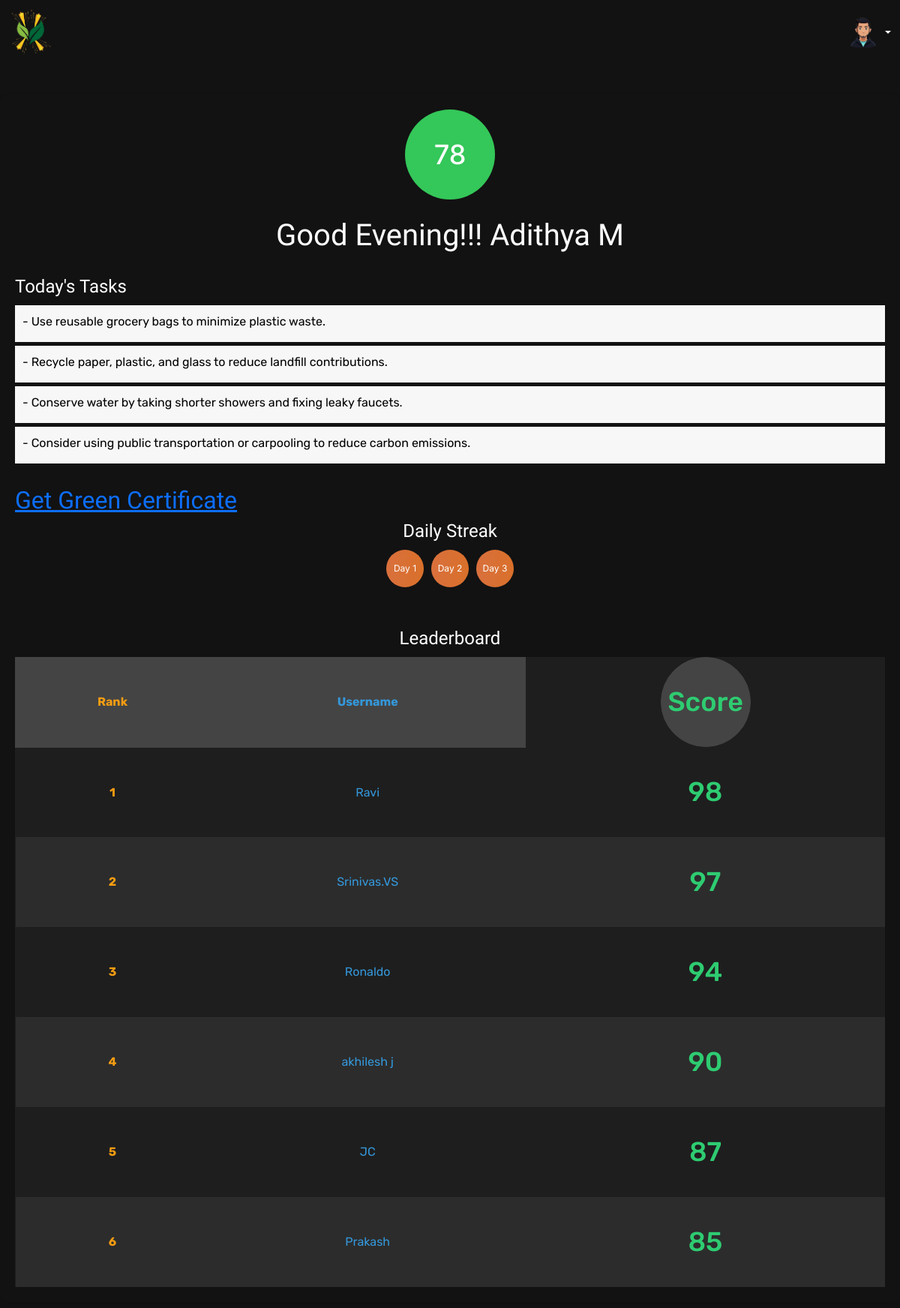
The page /dashboard (signed in) on the database its author committed.
### app.py (models this page shows)
class User(db.Model, UserMixin):
    id = db.Column(db.Integer, primary_key=True)
    username = db.Column(db.String(150), unique=True, nullable=False)
    password = db.Column(db.String(60), nullable=False)
    score = db.Column(db.Integer,unique=False)
    tasks = db.relationship("Task",backref="user",lazy=True)

class Task(db.Model):
    id = db.Column(db.Integer,primary_key=True)
    info = db.Column(db.String(200),nullable=False)
    user_id = db.Column(db.Integer,db.ForeignKey("user.id"),nullable=False)

### app.py (the view)
@app.route('/dashboard')
@login_required
def dashboard():
    score = current_user.score
    tasks_recv = current_user.tasks
    tasks = []
    for task in tasks_recv:
        tasks.append(task.info)
    streak = 3
    leaderboard = User.query.order_by(User.score.desc()).limit(6).all()
    leaderboard_data = [{'username': user.username, 'score': user.score} for user in leaderboard]
    return render_template("dashboard.html",score=score,tasks=tasks,streak=streak,leaderboard=leaderboard_data,user=current_user)

### app.py (called while the page is built)
@login_manager.user_loader
def load_user(user_id):
    return User.query.get(int(user_id))

### templates/dashboard.html (shortened to what this page needs)
<!DOCTYPE html>
<html lang="en">
<head>
    <link href="https://cdn.jsdelivr.net/npm/bootstrap@5.3.0-alpha3/dist/css/bootstrap.min.css" rel="stylesheet">
</head>
<body>
</body>
<nav class="navbar navbar-expand-lg navbar-dark" style="background: none; border-bottom: none;">
    <div class="container-fluid">
        <a class="navbar-brand" href="#">
            <img src="{{ url_for('static', filename='logo.png') }}" alt="Logo" style="height: 60px;">
        </a>
        <div class="dropdown ms-auto">
            <a class="nav-link dropdown-toggle d-flex align-items-center" href="#" id="navbarDropdown" role="button"
                data-bs-toggle="dropdown" aria-expanded="false" style="text-decoration: none;">
                <img src="{{ url_for('static', filename='avatar-placeholder.png') }}" alt="Avatar"
                    class="rounded-circle" style="height: 50px; width: 50px;">
            </a>
        </div>
    </div>
</nav>
<div class="container">
    <div class="score-container">
        <div class="score {{ 'score-green' if score > 60 else 'score-red' }}">
            {{ score }}
        </div>
        <br />
        <h1>Good Evening!!! {{user.username}}</h1>
    </div>
    <div class="tasks">
        <h2>Today's Tasks</h2>
        <ul>
            {% for task in tasks %}
            <li>
                <div class="task-box">
                    <a class="ref-link" href="#" style="text-decoration: none;color: black;">{{ task }}</a>
                </div>
            </li>
            {% endfor %}
        </ul>
    </div>
    <a href="{{url_for('cert')}}">
        <h2>Get Green Certificate</h2>
    </a>
    <div class="streak-counter">
        <h2>Daily Streak</h2>
        <div class="streak-dots">
            {% for day in range(1, streak + 1) %}
            <div class="streak-dot">{{ 'Day ' + day|string }}</div>
            {% endfor %}
        </div>
    </div>
    <br>
    <div class="leaderboard">
        <h2>Leaderboard</h2>
        <table class="leaderboard-table">
            <thead>
                <tr>
                    <th class="rank">Rank</th>
                    <th class="username">Username</th>
                    <th class="score">Score</th>
                </tr>
            </thead>
            <tbody>
                {% for user in leaderboard %}
                <tr>
                    <td class="rank">{{ loop.index }}</td>
                    <td class="username">{{ user.username }}</td>
                    <td class="score">{{ user.score }}</td>
                </tr>
                {% endfor %}
            </tbody>
        </table>
    </div>
</div>
</body>
</html>

### templates/dashboard.html (style rules this page uses)
.navbar { background-color: #1e1e1e; }
h1, h2, h3, h4, h5, h6 { font-family: 'Borel', cursive; }
body, p, li, td, th { font-family: 'Rubik', sans-serif; }
html, body { overflow-x: hidden; margin: 0; padding: 0; }
* { box-sizing: border-box; }
.container { max-width: 100vw; overflow-x: hidden; }
.container { -ms-overflow-style: none; scrollbar-width: none; }
body { font-family: 'Inter', sans-serif; margin: 0; padding: 0; background-color: #121212; ; color: white; overflow-y: scroll; overflow-x: hidden; }
.container { max-width: 1200px; margin: 40px auto; padding: 20px; border-radius: 12px; box-shadow: 0 4px 8px rgba(0, 0, 0, 0.1); }
.score-container { text-align: center; margin-bottom: 30px; }
.score { width: 120px; height: 120px; border-radius: 50%; display: flex; align-items: center; justify-content: center; font-size: 36px; font-weight: 500; color: #fff; margin: 0 auto; position: relative; transition: all 0.3s ease-in-out; }
.score-green { background-color: #34C759; }
.tasks { margin-bottom: 30px; }
.tasks h2 { font-size: 24px; font-weight: 500; margin-bottom: 10px; }
.tasks ul { list-style: none; padding: 0; }
.tasks li { background-color: #f7f7f7; margin: 5px 0; padding: 10px; font-size: 16px; transition: all 0.3s ease-in-out; color: black; }
.streak-counter { text-align: center; }
.streak-counter h2 { font-size: 24px; font-weight: 500; margin-bottom: 10px; }
.streak-dots { display: flex; justify-content: center; }
.streak-dot { width: 50px; height: 50px; border-radius: 50%; background: linear-gradient(to right, #D9703D, #D9702A); margin: 0 5px; display: flex; align-items: center; justify-content: center; color: #fff; font-size: 12px; transition: all 0.3s ease-in-out; }
.leaderboard { margin-top: 30px; }
.leaderboard h2 { font-size: 24px; font-weight: 500; margin-bottom: 10px; text-align: center; }
.leaderboard-table { width: 100%; border-collapse: collapse; margin-top: 10px; background-color: #1e1e1e; color: #fff; border-radius: 8px; overflow: hidden; box-shadow: 0 4px 8px rgba(0, 0, 0, 0.2); }
.leaderboard-table thead { background-color: #333; }
.leaderboard-table th, .leaderboard-table td { padding: 12px; text-align: center; border: 1px solid #444; }
.leaderboard-table th { background-color: #444; color: #fff; }
.leaderboard-table tr:nth-child(even) { background-color: #2c2c2c; }
.leaderboard-table tr:nth-child(odd) { background-color: #1e1e1e; }
.leaderboard-table .rank { color: #f39c12; font-weight: bold; }
.leaderboard-table .username { color: #3498db; }
.leaderboard-table .score { color: #2ecc71; }
.leaderboard-table td { border: none; background: none; padding: 12px; }
.leaderboard-table { border-radius: 0; box-shadow: none; }
.leaderboard-table td { color: #fff; }
body { width: 100%; overflow-x: hidden; overflow-y: hidden; }
.task-box { padding-bottom: 5px; }

### rows shown on the page
User: username "Adithya M"
Task: info "- Use reusable grocery bags to minimize plastic waste."
Task: info "- Recycle paper, plastic, and glass to reduce landfill contributions."
Task: info "- Conserve water by taking shorter showers and fixing leaky faucets."
Task: info "- Consider using public transportation or carpooling to reduce carbon emissions."
User: username "Ravi", score "98"
User: username "Srinivas.VS", score "97"
User: username "Ronaldo", score "94"
User: username "akhilesh j", score "90"
User: username "JC", score "87"
User: username "Prakash", score "85"

### other values the page prints
{{ score }} "78"
{{ 'Day ' + day|string }} "Day 1" "Day 2" "Day 3"
